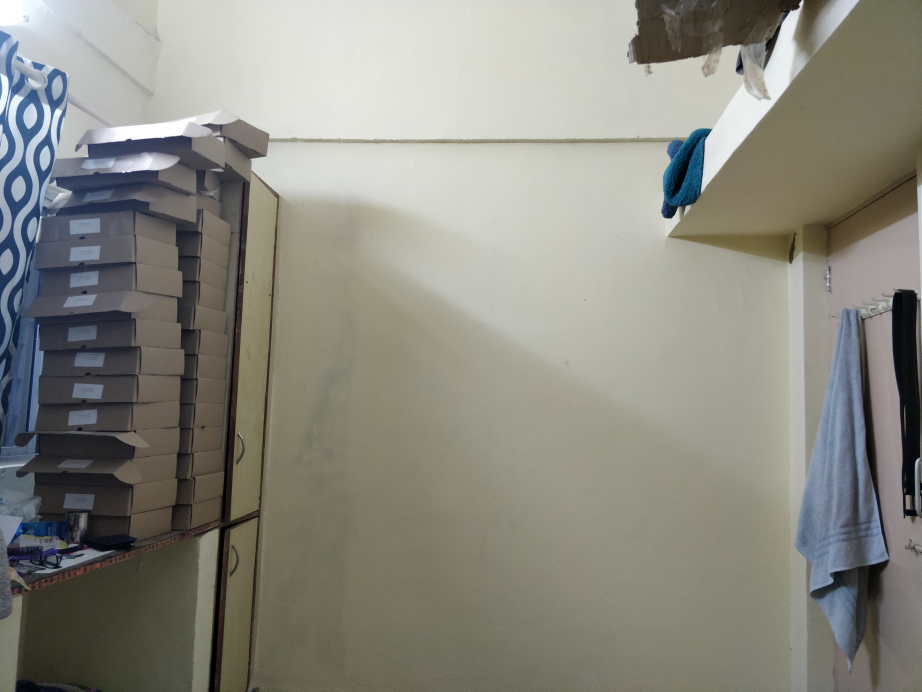
#> input picture IMG_20190218_210912.jpg, 4608 x 3456 px (shown at 1/5 size)
$ jupyter execute Image_Stitching.ipynb   (shell and % lines are left out)
#> lines starting #> are read from the running program, lines starting #| are printed output that depends on the picture; after the words box and inside, x2 and y2 are one past the last pixel; in counts of white or black regions, pixels touching at a corner belong together
<a href="https://colab.research.google.com/github/ravikanthuppuluri/Image-Stitching/blob/master/Image_Stitching.ipynb" target="_parent"></a>

[cell 1]
# import the necessary packages
import numpy as np
import imutils
import cv2
import matplotlib.pyplot as plt

[cell 2]
class Stitcher:
	def __init__(self):
		# determine if we are using OpenCV v3.X
		self.isv3 = imutils.is_cv3()

	def stitch(self, images, ratio=0.75, reprojThresh=4.0,
		showMatches=False):
		# unpack the images, then detect keypoints and extract
		# local invariant descriptors from them
		(imageB, imageA) = images
		(kpsA, featuresA) = self.detectAndDescribe(imageA)
		(kpsB, featuresB) = self.detectAndDescribe(imageB)

		# match features between the two images
		M = self.matchKeypoints(kpsA, kpsB,
			featuresA, featuresB, ratio, reprojThresh)

		# if the match is None, then there aren't enough matched
		# keypoints to create a panorama
		if M is None:
			return None

		# otherwise, apply a perspective warp to stitch the images
		# together
		(matches, H, status) = M
		result = cv2.warpPerspective(imageA, H,
			(imageA.shape[1] + imageB.shape[1], imageA.shape[0]))
		result[0:imageB.shape[0], 0:imageB.shape[1]] = imageB

		# check to see if the keypoint matches should be visualized
		if showMatches:
			vis = self.drawMatches(imageA, imageB, kpsA, kpsB, matches,
				status)

			# return a tuple of the stitched image and the
			# visualization
			return (result, vis)

		# return the stitched image
		return result

	def detectAndDescribe(self, image):
		# convert the image to grayscale
		gray = cv2.cvtColor(image, cv2.COLOR_BGR2GRAY)

		# check to see if we are using OpenCV 3.X
		if self.isv3:
			# detect and extract features from the image
			descriptor = cv2.xfeatures2d.SIFT_create()
			(kps, features) = descriptor.detectAndCompute(image, None)

		# otherwise, we are using OpenCV 2.4.X
		else:
			# detect keypoints in the image
			detector = cv2.FeatureDetector_create("SIFT")
			kps = detector.detect(gray)

			# extract features from the image
			extractor = cv2.DescriptorExtractor_create("SIFT")
			(kps, features) = extractor.compute(gray, kps)

		# convert the keypoints from KeyPoint objects to NumPy
		# arrays
		kps = np.float32([kp.pt for kp in kps])

		# return a tuple of keypoints and features
		return (kps, features)

	def matchKeypoints(self, kpsA, kpsB, featuresA, featuresB,
		ratio, reprojThresh):
		# compute the raw matches and initialize the list of actual
		# matches
		matcher = cv2.DescriptorMatcher_create("BruteForce")
		rawMatches = matcher.knnMatch(featuresA, featuresB, 2)
		matches = []

		# loop over the raw matches
		for m in rawMatches:
			# ensure the distance is within a certain ratio of each
			# other (i.e. Lowe's ratio test)
			if len(m) == 2 and m[0].distance < m[1].distance * ratio:
				matches.append((m[0].trainIdx, m[0].queryIdx))

		# computing a homography requires at least 4 matches
		if len(matches) > 4:
			# construct the two sets of points
			ptsA = np.float32([kpsA[i] for (_, i) in matches])
			ptsB = np.float32([kpsB[i] for (i, _) in matches])

			# compute the homography between the two sets of points
			(H, status) = cv2.findHomography(ptsA, ptsB, cv2.RANSAC,
				reprojThresh)

			# return the matches along with the homograpy matrix
			# and status of each matched point
			return (matches, H, status)

		# otherwise, no homograpy could be computed
		return None

	def drawMatches(self, imageA, imageB, kpsA, kpsB, matches, status):
		# initialize the output visualization image
		(hA, wA) = imageA.shape[:2]
		(hB, wB) = imageB.shape[:2]
		vis = np.zeros((max(hA, hB), wA + wB, 3), dtype="uint8")
		vis[0:hA, 0:wA] = imageA
		vis[0:hB, wA:] = imageB

		# loop over the matches
		for ((trainIdx, queryIdx), s) in zip(matches, status):
			# only process the match if the keypoint was successfully
			# matched
			if s == 1:
				# draw the match
				ptA = (int(kpsA[queryIdx][0]), int(kpsA[queryIdx][1]))
				ptB = (int(kpsB[trainIdx][0]) + wA, int(kpsB[trainIdx][1]))
				cv2.line(vis, ptA, ptB, (0, 255, 0), 1)

		# return the visualization
		return vis

[cell 3]
IMAGE1_PATH = "./IMG_20190218_210912.jpg"
IMAGE2_PATH = "./IMG_20190218_210916.jpg"

[cell 4]
# load the two images and resize them to have a width of 400 pixels
# (for faster processing)
imageA = cv2.imread(IMAGE1_PATH)
#> imageA is the input picture: shape (3456, 4608, 3); mean B, G, R 128.2, 136.9, 137.7
imageA = cv2.cvtColor(imageA, cv2.COLOR_BGR2RGB)
imageB = cv2.imread(IMAGE2_PATH)
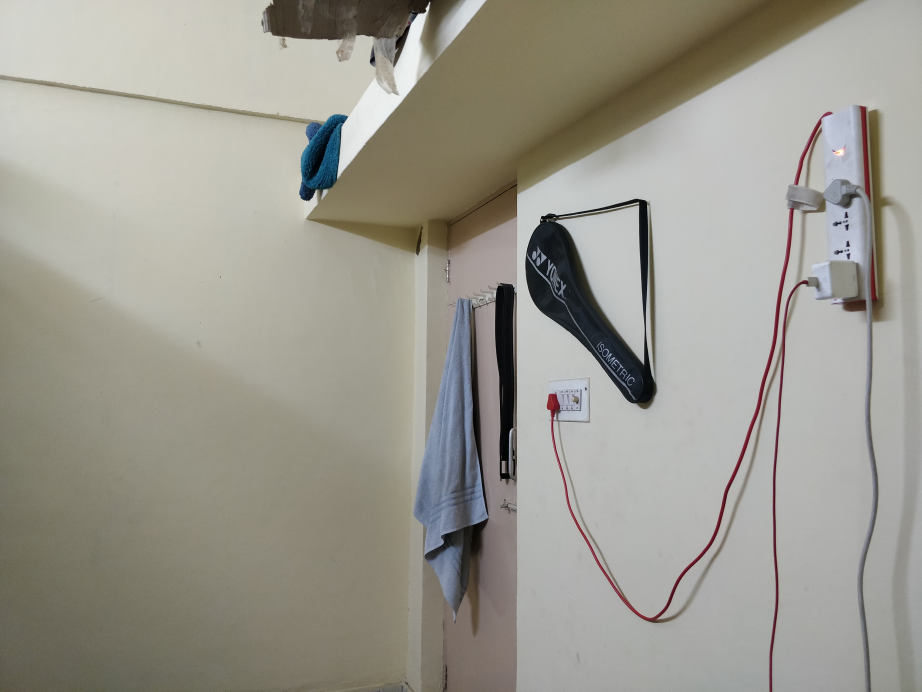
#> input picture IMG_20190218_210916.jpg, 4608 x 3456 px (shown at 1/5 size)
#> imageB is the input picture: shape (3456, 4608, 3); mean B, G, R 143.4, 152.9, 155.2
imageB = cv2.cvtColor(imageB, cv2.COLOR_BGR2RGB)
imageA = imutils.resize(imageA, width=400)
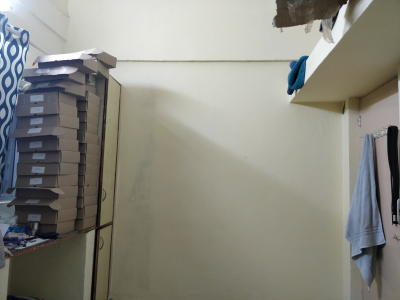
#> imageA: shape (300, 400, 3); mean R, G, B 137.7, 136.9, 128.2
imageB = imutils.resize(imageB, width=400)
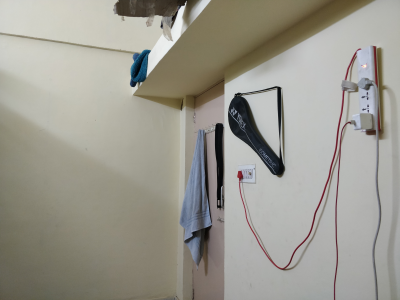
#> imageB: shape (300, 400, 3); mean R, G, B 155.2, 152.9, 143.4

# stitch the images together to create a panorama
stitcher = Stitcher()
(result, vis) = stitcher.stitch([imageA, imageB], showMatches=True)
#> in detectAndDescribe, `gray = cv2.cvtColor(image, cv2.COLOR_BGR2GRAY)`:
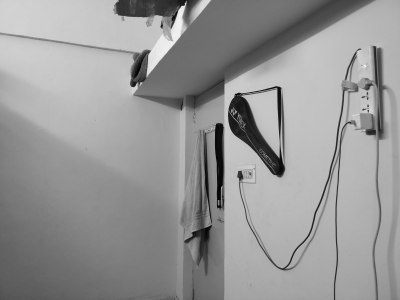
#> gray: shape (300, 400); min 3, max 241, mean 150.2
#> in detectAndDescribe, `kps = detector.detect(gray)`: kps = 133 keypoints; strongest (x, y, size): (181, 10, 4.9), (219, 128, 6.4), (277, 167, 12.2), (162, 26, 1.8)
#> in detectAndDescribe, `kps = np.float32([kp.pt for kp in kps])`: kps = 133 pairs, first value 117.3 to 386, second value 4.46 to 268.9
#> in stitch, `(kpsA, featuresA) = self.detectAndDescribe(imageA)`: kpsA has the same summary as kps in detectAndDescribe
#> in detectAndDescribe (call 2), `gray = cv2.cvtColor(image, cv2.COLOR_BGR2GRAY)`:
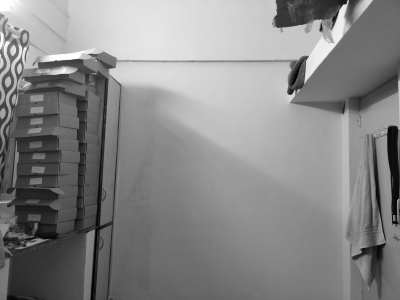
#> gray: shape (300, 400); min 1, max 255, mean 134.4
#> in detectAndDescribe (call 2), `kps = detector.detect(gray)`: kps = 344 keypoints; strongest (x, y, size): (343, 9, 5.4), (321, 29, 2.5), (64, 70, 5.4), (334, 19, 3.3)
#> in detectAndDescribe (call 2), `kps = np.float32([kp.pt for kp in kps])`: kps = 344 pairs, first value 2.36 to 396.5, second value 9.12 to 296.9
#> in stitch, `(kpsB, featuresB) = self.detectAndDescribe(imageB)`: kpsB has the same summary as kps in detectAndDescribe
#> in matchKeypoints, `rawMatches = matcher.knnMatch(featuresA, featuresB, 2)`: rawMatches = 133 matches
#> the loop in matchKeypoints, `for m in rawMatches: # ensure the distance is within a certain ratio o..` made 133 passes
#> after the loop in matchKeypoints, `for m in rawMatches:`: matches = 28 pairs, first value 265 to 338, second value 1 to 49
#> in matchKeypoints, `ptsA = np.float32([kpsA[i] for (_, i) in matches])`: ptsA = 28 pairs, first value 119.9 to 211.1, second value 11.99 to 240.8
#> in matchKeypoints, `ptsB = np.float32([kpsB[i] for (i, _) in matches])`: ptsB = 28 pairs, first value 127.3 to 385, second value 17.58 to 257.3
#> in matchKeypoints, `(H, status) = cv2.findHomography(ptsA, ptsB, cv2.RANSAC, reprojThresh)`: H = [[0.559, -0.0329, 173.2], [-0.186, 0.823, 32.97], [-0.0011, -0.00014, 1]]; status = 28 values from 0 to 1
#> in stitch, `result = cv2.warpPerspective(imageA, H, (imageA.shape[1] + imageB.shap..`:
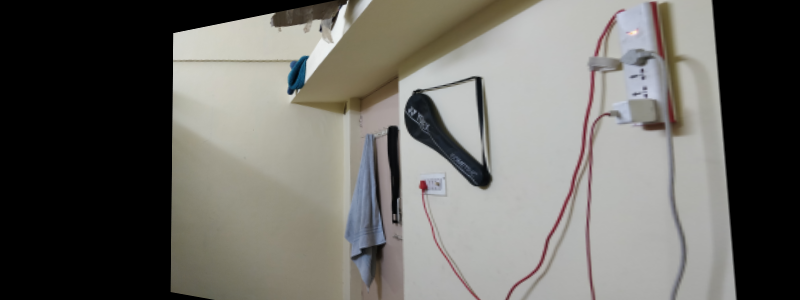
#> result: shape (300, 800, 3); mean R, G, B 107.5, 106.1, 101.2
#> in stitch, `result[0:imageB.shape[0], 0:imageB.shape[1]] = imageB`:
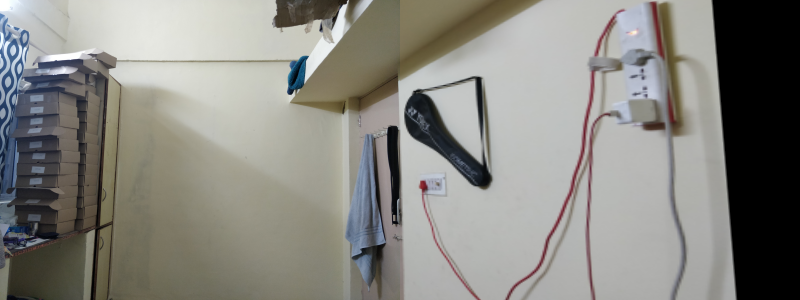
#> result: shape (300, 800, 3); mean R, G, B 136.3, 135.4, 129.5
#> in drawMatches, `vis[0:hA, 0:wA] = imageA`:
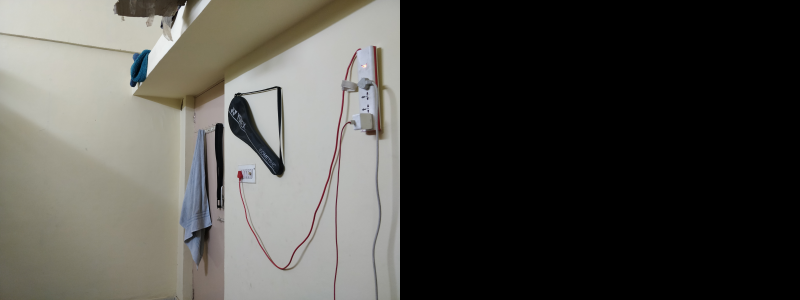
#> vis: shape (300, 800, 3); mean R, G, B 77.6, 76.4, 71.7
#> in drawMatches, `vis[0:hB, wA:] = imageB`:
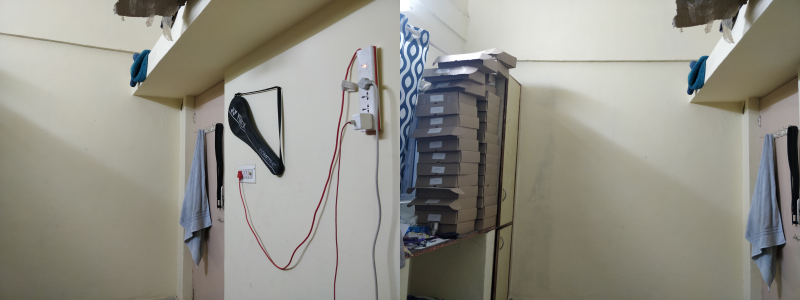
#> vis: shape (300, 800, 3); mean R, G, B 146.5, 144.9, 135.8
#> the loop in drawMatches, `for ((trainIdx, queryIdx), s) in zip(matches, status):` made 28 passes
#> (trainIdx, queryIdx, s, ptA, ptB) on passes 2 to 13: (274, 2, [1], (128, 77), (685, 85)), (275, 3, [1], (130, 62), (687, 70)), (277, 6, [1], (134, 58), (691, 66)), (278, 10, [1], (135, 54), (693, 62)), (279, 11, [1], (136, 86), (693, 94)), (283, 12, [1], (140, 60), (697, 67)), (285, 13, [1], (141, 11), (701, 19)), (284, 16, [1], (142, 78), (700, 85)), (288, 20, [1], (152, 62), (710, 68)), (289, 21, [1], (157, 18), (716, 22)), (290, 22, [1], (159, 39), (717, 44)), (291, 23, [1], (161, 25), (720, 29))
#> (trainIdx, queryIdx, s) on pass 1: (265, 1, [0])
#> after the loop in drawMatches, `for ((trainIdx, queryIdx), s) in zip(matches, status):`:
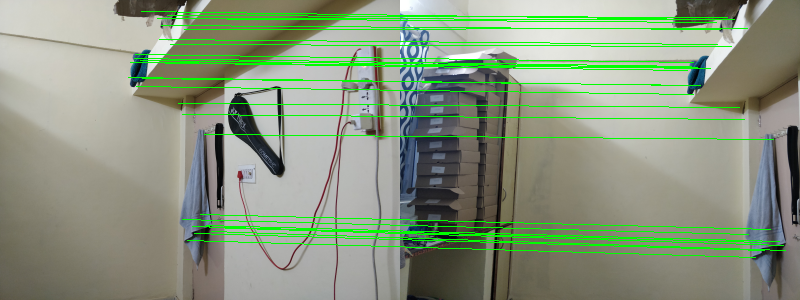
#> vis: shape (300, 800, 3); 6.01% of pixels changed, all inside (x1, y1, x2, y2) = (128, 11, 786, 258)
